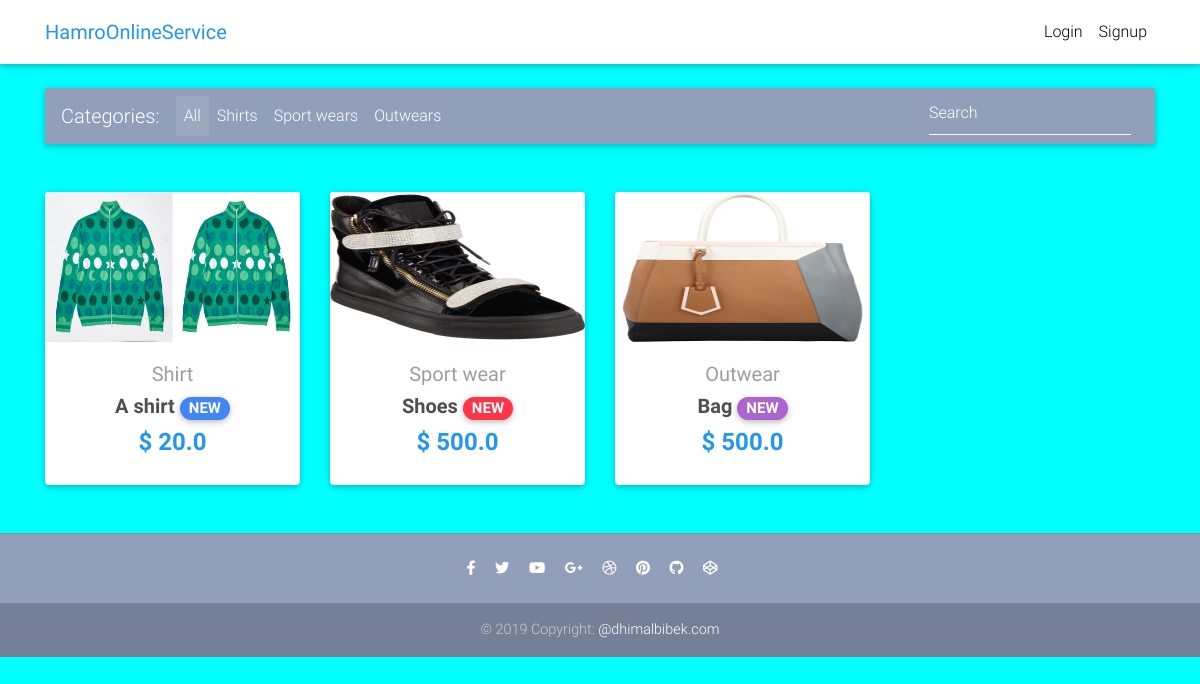
The page / on the database its author committed.
### core/models.py (models this page shows, shortened)
class Item(models.Model):
    title = models.CharField(max_length=100)
    price = models.FloatField()
    discount_price = models.FloatField(blank=True, null=True)
    category = models.CharField(choices=CATEGORY_CHOICES, max_length=2)
    label = models.CharField(choices=LABEL_CHOICES, max_length=1)
    slug = models.SlugField()
    description = models.TextField()
    image = models.ImageField()
    def get_absolute_url(self):
        return reverse("core:product", kwargs={
            'slug': self.slug
        })

### core/views.py (the view)
# urls.py: path('', HomeView.as_view(), name='home'),
class HomeView(ListView):
    model = Item
    paginate_by = 10
    template_name = "home.html"

### templates/home.html (shortened to what this page needs)
{% extends "base.html" %}
{% block content %}
  <main>
    <div class="container">
      <nav class="navbar navbar-expand-lg navbar-dark mdb-color lighten-3 mt-3 mb-5">
        <span class="navbar-brand">Categories:</span>
        <div class="collapse navbar-collapse" id="basicExampleNav">
          <ul class="navbar-nav mr-auto">
            <li class="nav-item active">
              <a class="nav-link" href="#">All
              </a>
            </li>
            <li class="nav-item">
              <a class="nav-link" href="#">Shirts</a>
            </li>
            <li class="nav-item">
              <a class="nav-link" href="#">Sport wears</a>
            </li>
            <li class="nav-item">
              <a class="nav-link" href="#">Outwears</a>
            </li>
          </ul>
          <form class="form-inline">
            <div class="md-form my-0">
              <input class="form-control mr-sm-2" type="text" placeholder="Search" aria-label="Search">
            </div>
          </form>
        </div>
      </nav>
      <section class="text-center mb-4">
        <div class="row wow fadeIn">
          {% for item in object_list %}
          <div class="col-lg-3 col-md-6 mb-4">
            <div class="card">
              <div class="view overlay">
                <img src="{{ item.image.url }}" style="height: 150px;" class="card-img-top">
              </div>
              <div class="card-body text-center">
                <a href="" class="grey-text">
                  <h5>{{ item.get_category_display }}</h5>
                </a>
                <h5>
                  <strong>
                    <a href="{{ item.get_absolute_url }}" class="dark-grey-text">{{ item.title }}
                      <span class="badge badge-pill {{ item.get_label_display }}-color">NEW</span>
                    </a>
                  </strong>
                </h5>
                <h4 class="font-weight-bold blue-text">
                  <strong>$
                  {% if item.discount_price %}
                  {{ item.discount_price }}
                  {% else %}
                  {{ item.price }}
                  {% endif %}
                  </strong>
                </h4>
              </div>
            </div>
          </div>
          {% endfor %}
        </div>
      </section>
    </div>
  </main>
{% endblock content %}

### templates/base.html (shortened to what this page needs)
{% load static %}
<!DOCTYPE html>
<html lang="en">
<head>
  <link rel="stylesheet" href="https://use.fontawesome.com/releases/v5.8.1/css/all.css">
  <link href="{% static 'css/bootstrap.min.css' %}" rel="stylesheet">
  <link href="{% static 'css/mdb.min.css' %}" rel="stylesheet">
  <link href="{% static 'css/style.min.css' %}" rel="stylesheet">
</head>
{% include "navbar.html" %}
<body style="background-color: aqua;">
    <div class="mt-5 pt-4">
    </div>
    {% block content %}
    {% endblock content %}
    {% include "footer.html" %}
</body>
</html>

### templates/navbar.html (shortened to what this page needs)
{% load cart_template_tags %}
<nav  class="navbar fixed-top navbar-expand-lg navbar-light white scrolling-navbar">
    <div class="container">
      <a class="navbar-brand waves-effect" href="/">
        <strong class="blue-text">HamroOnlineService</strong>
      </a>
      <div class="collapse navbar-collapse" id="navbarSupportedContent">
        <ul class="navbar-nav nav-flex-icons">
          {% if request.user.is_authenticated %}
          <li class="nav-item">
            <a href="{% url 'core:order-summary' %}" class="nav-link waves-effect">
              <span class="badge red z-depth-1 mr-1"> {{ request.user|cart_item_count }} </span>
              <i class="fas fa-shopping-cart"></i>
              <span class="clearfix d-none d-sm-inline-block"> Cart </span>
            </a>
          </li>
          <li class="nav-item">
            <a class="nav-link waves-effect" href="{% url 'account_logout' %}">
              <span class="clearfix d-none d-sm-inline-block"> Logout </span>
            </a>
          </li>
          {% else %}
          <li class="nav-item">
            <a class="nav-link waves-effect" href="{% url 'account_login' %}">
              <span class="clearfix d-none d-sm-inline-block"> Login </span>
            </a>
          </li>
          <li class="nav-item">
            <a class="nav-link waves-effect" href="{% url 'account_signup' %}">
              <span class="clearfix d-none d-sm-inline-block"> Signup </span>
            </a>
          </li>
          {% endif %}
        </ul>
      </div>
    </div>
  </nav>

### templates/footer.html
<footer class="page-footer text-center font-small mt-4 wow fadeIn">
    <hr class="my-4">
    <div class="pb-4">
      <a href="https://www.facebook.com/mdbootstrap" target="_blank">
        <i class="fab fa-facebook-f mr-3"></i>
      </a>
      <a href="https://twitter.com/MDBootstrap" target="_blank">
        <i class="fab fa-twitter mr-3"></i>
      </a>
      <a href="https://www.youtube.com/watch?v=7MUISDJ5ZZ4" target="_blank">
        <i class="fab fa-youtube mr-3"></i>
      </a>
      <a href="https://plus.google.com/u/0/b/107863090883699620484" target="_blank">
        <i class="fab fa-google-plus-g mr-3"></i>
      </a>
      <a href="https://dribbble.com/mdbootstrap" target="_blank">
        <i class="fab fa-dribbble mr-3"></i>
      </a>
      <a href="https://pinterest.com/mdbootstrap" target="_blank">
        <i class="fab fa-pinterest mr-3"></i>
      </a>
      <a href="https://github.com/mdbootstrap/bootstrap-material-design" target="_blank">
        <i class="fab fa-github mr-3"></i>
      </a>
      <a href="http://codepen.io/mdbootstrap/" target="_blank">
        <i class="fab fa-codepen mr-3"></i>
      </a>
    </div>
    <div class="footer-copyright py-3">
      © 2019 Copyright:
      <a href="https://mdbootstrap.com/education/bootstrap/" target="_blank"> @dhimalbibek.com </a>
    </div>
  </footer>

### templates/scripts.html (shortened to what this page needs)
{% load static %}

### templates/base.html (style rules this page uses)
html, body, header, .carousel { height: 60vh; }

### rows shown on the page
Item: image (picture), category "Shirt", title "A shirt", discount_price "20.0"
Item: image (picture), category "Sport wear", title "Shoes", discount_price "500.0"
Item: image (picture), category "Outwear", title "Bag", discount_price "500.0"
